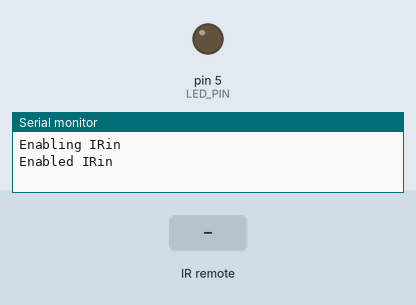
This sketch was run on a simulated Arduino Uno, built with avr-gcc and run on an emulated ATmega328P. Parts: output pins drawn as LEDs (lit = HIGH), the last lines printed to the serial monitor. The test bench sets the inputs (shaded band).

Above: at 1.2 s.
1.3 s: infrared code 0xBA45FF00 received
At 2.5 s:
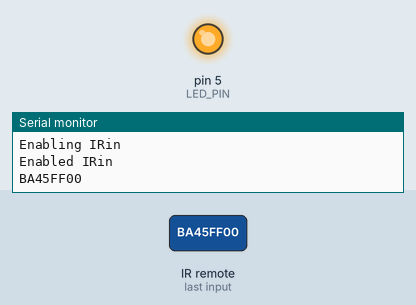
2.8 s: infrared code 0xB946FF00 received
At 3.7 s:
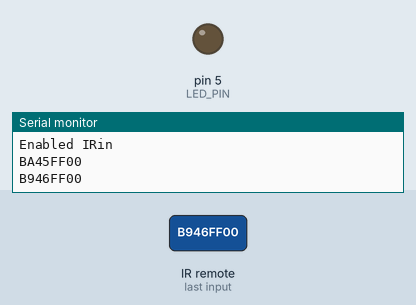
Timing chart, 0 to 5.8 s (numbered marks = the images above; inputs shaded):
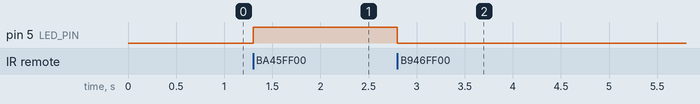

The sketch:

sketch_4-5.ino
```cpp
/*//old version
#include <IRremote.h>

int RECV_PIN = 11;          // IR receiver pin
IRrecv irrecv(RECV_PIN);   // Create IR receiver object
decode_results results;    // Variable to store IR results

void setup()
{
  Serial.begin(9600);      // Start serial communication

  Serial.println("Enabling IRin");
  irrecv.enableIRIn();     // Start the IR receiver
  Serial.println("Enabled IRin");

  pinMode(5, OUTPUT);      // Set pin 5 as OUTPUT (LED)
}

void loop()
{
  // Check if IR signal is received
  if (irrecv.decode(&results))
  {
    // Print received IR code in HEX format
    Serial.println(results.value, HEX);

    irrecv.resume();       // Prepare to receive the next value

    // If button 1 is pressed, turn LED ON
    if (results.value == 0xFF30CF)
      digitalWrite(5, HIGH);

    // If button 2 is pressed, turn LED OFF
    if (results.value == 0xFF18E7)
      digitalWrite(5, LOW);
  }
}

*/
/*The old version of the IRremote library uses IRrecv and decode_results, which are now deprecated.
The new version uses the IrReceiver object, providing a simpler, more stable, and modern API that
is recommended for embedded system development.
*/

//1 on , 2off
#include <IRremote.h>

#define RECV_PIN 11     // IR receiver pin
#define LED_PIN 5       // LED pin

void setup() {
  Serial.begin(9600);   // Start serial communication

  Serial.println("Enabling IRin");
  IrReceiver.begin(RECV_PIN, ENABLE_LED_FEEDBACK); // Start IR receiver
  Serial.println("Enabled IRin");

  pinMode(LED_PIN, OUTPUT); // Set LED pin as OUTPUT
}

void loop() {
  // Check if IR signal is received
  if (IrReceiver.decode()) {

    // Print received IR code in HEX format
    Serial.println(IrReceiver.decodedIRData.decodedRawData, HEX);

    // If button 1 is pressed, turn LED ON
    if (IrReceiver.decodedIRData.decodedRawData == 0xBA45FF00) {
      digitalWrite(LED_PIN, HIGH);
    }

    // If button 2 is pressed, turn LED OFF
    if (IrReceiver.decodedIRData.decodedRawData == 0xB946FF00) {
      digitalWrite(LED_PIN, LOW);
    }

    IrReceiver.resume(); // Prepare to receive the next value
  }
}


/*
 #include <IRremote.h>

#define RECV_PIN 11     // IR receiver pin
#define LED_PIN 5       // LED pin

void setup() {
  Serial.begin(9600);   // Start serial communication

  Serial.println("Enabling IRin");
  IrReceiver.begin(RECV_PIN, ENABLE_LED_FEEDBACK); // Start IR receiver
  Serial.println("Enabled IRin");

  pinMode(LED_PIN, OUTPUT); // Set LED pin as OUTPUT
}

void loop() {
  // Check if IR signal is received
  if (IrReceiver.decode()) {

    // Print received command in HEX format
    Serial.println(IrReceiver.decodedIRData.command, HEX);

    // If button 1 is pressed, turn LED ON
    if (IrReceiver.decodedIRData.command == 0x45) {
      digitalWrite(LED_PIN, HIGH);
    }

    // If button 2 is pressed, turn LED OFF
    if (IrReceiver.decodedIRData.command == 0x46) {
      digitalWrite(LED_PIN, LOW);
    }

    IrReceiver.resume(); // Prepare to receive the next value
  }
}


*/
 /* 2 toggle led
  *
  *
#include <IRremote.hpp>

#define IR_RECEIVE_PIN 11
#define LED_PIN 5

bool ledState = false;   // LED state: OFF = false, ON = true

void setup() {
  Serial.begin(9600);
  pinMode(LED_PIN, OUTPUT);

  IrReceiver.begin(IR_RECEIVE_PIN, ENABLE_LED_FEEDBACK);
}

void loop() {
  if (IrReceiver.decode()) {

    Serial.println(IrReceiver.decodedIRData.decodedRawData, HEX);

    // Button 1 → TOGGLE LED
    if (IrReceiver.decodedIRData.decodedRawData == 0xBA45FF00) {
      ledState = !ledState;              // toggle state
      digitalWrite(LED_PIN, ledState);   // apply state
    }

    IrReceiver.resume();
  }

  delay(150); // prevent multiple triggers
}*/
```

Measured:
- after the input at 1.3 s, pin 5 (LED_PIN): LOW → HIGH at once
- after the input at 2.8 s, pin 5 (LED_PIN): HIGH → LOW at once
